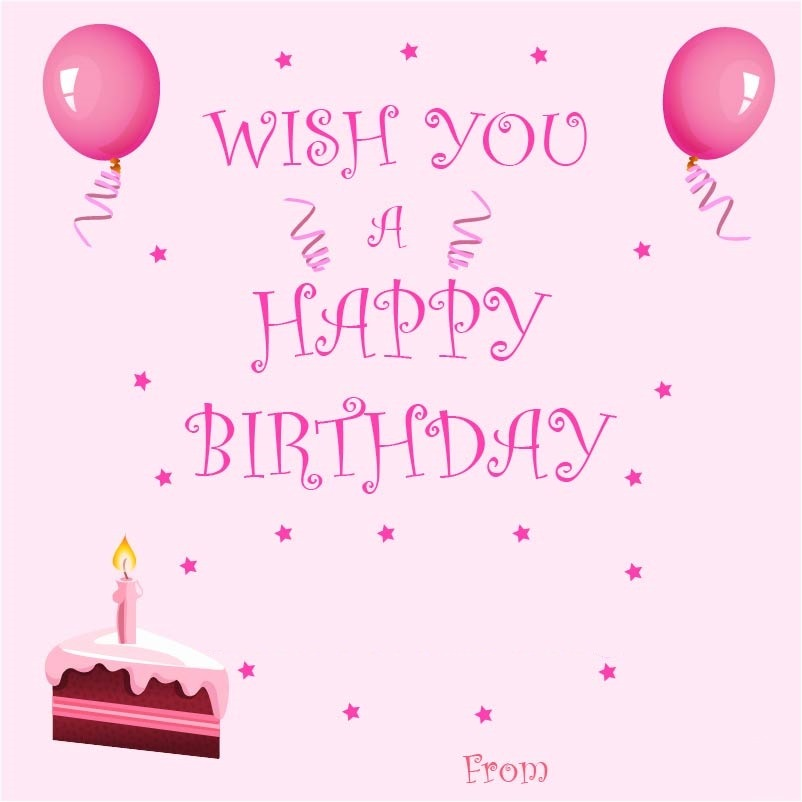
#> input picture birthday_template.jpg, 802 x 802 px
$ python text_draw_tst.py
#> lines starting #> are read from the running program, lines starting #| are printed output that depends on the picture
import sys
from PIL import Image, ImageDraw, ImageFont
import os

# [9 lines of commented-out code are left out]

pstrImg = Image.open('birthday_template.jpg')
#> pstrImg is the input picture: PIL image 802x802 RGB; mean R, G, B 250.3, 219.2, 236.4
# print(pstrImg.size)
draw = ImageDraw.Draw(pstrImg)
fontsFolder = "C:\Windows\Fonts"
arialFont = ImageFont.truetype(os.path.join(fontsFolder, 'CURLZ___.ttf'), 100)
draw.text((210, 547), 'JENNIFER', fill=(255,61,177,128), font=arialFont)

pstrImg.save('birthday1.png')
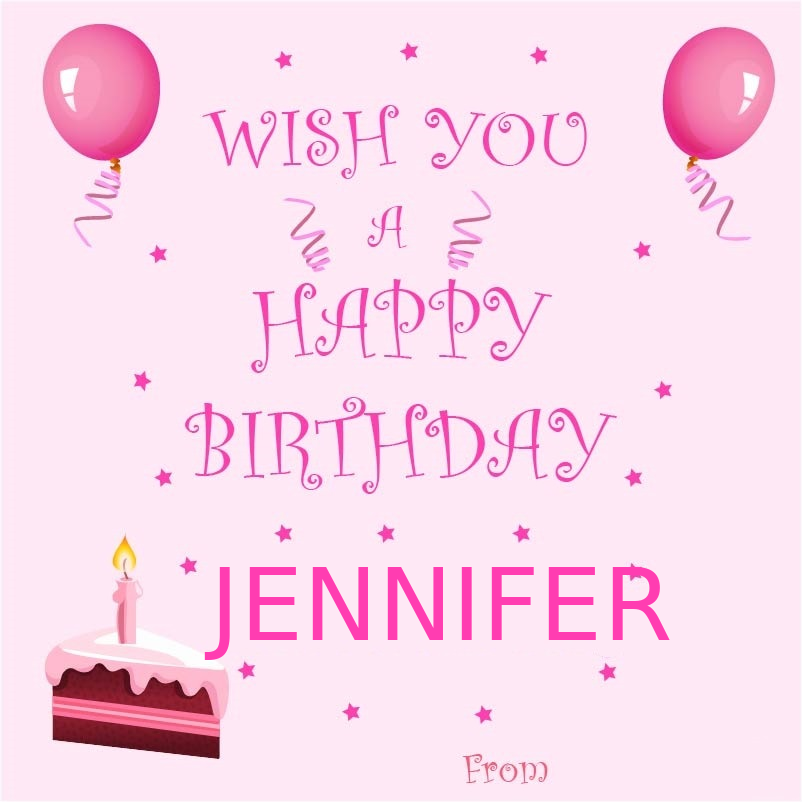
#> saved as birthday1.png: PIL image 802x802 RGB; mean R, G, B 250.3, 216, 235.1
